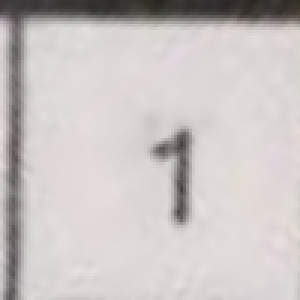
#> input picture saved_images/number_0_5.png, 100 x 100 px, found by its file name (shown 3 times larger)
$ python 'preprocess copy.py'
#> lines starting #> are read from the running program, lines starting #| are printed output that depends on the picture; after the words box and inside, x2 and y2 are one past the last pixel; in counts of white or black regions, pixels touching at a corner belong together
#> further down, image is the input picture: shape (100, 100, 3); mean B, G, R 196.5, 196.7, 202.8
import cv2
import numpy as np
import matplotlib.pyplot as plt
import math


# [48 lines left out: function preprocess, not called in this run]

def preprocess2(image):
    width = image.shape[0]
#> width = 100
    height = image.shape[1]
#> height = 100

    center = (width/2, height/2)
#> center = (50, 50)

    gray = cv2.cvtColor(image, cv2.COLOR_BGR2GRAY)
    blur = cv2.GaussianBlur(gray, (9, 9), 3)
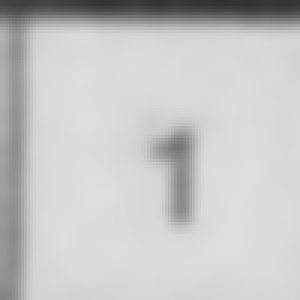
#> blur: shape (100, 100) (shown 3 times larger); min 49, max 222, mean 198.4
    tresh = cv2.adaptiveThreshold(blur, 255, cv2.ADAPTIVE_THRESH_GAUSSIAN_C, cv2.THRESH_BINARY, 11, 2)
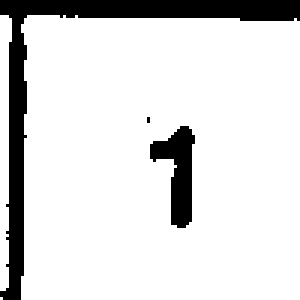
#> tresh: shape (100, 100) (shown 3 times larger); 86.5% white; 3 black regions (1 under 20 px), largest, box (x1, y1, x2, y2) and area: (0, 0, 100, 100) 1084, (50, 42, 65, 76) 265
    result = cv2.bitwise_not(tresh, tresh)
#> result: shape (100, 100); 13.5% white; 3 white regions (1 under 20 px)

    # # Remove small noise
    # kernel = np.ones((3, 3), np.uint8)
    # result = cv2.erode(result, kernel)
    # result = cv2.dilate(result, kernel)

    contours, _ = cv2.findContours(result.copy(), cv2.RETR_EXTERNAL, cv2.CHAIN_APPROX_NONE)
#> contours = 3 contours, 1 with area under 20; largest, box (x1, y1, x2, y2) and area: (0, 0, 100, 100) 884, (50, 42, 65, 76) 223

    # Remove small noise
    kernel = np.ones((3, 3), np.uint8)
    result = cv2.erode(result, kernel)
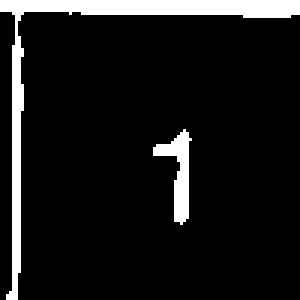
#> result: shape (100, 100) (shown 3 times larger); 9.4% white; 2 white regions, box (x1, y1, x2, y2) and area: (0, 0, 100, 100) 772, (51, 43, 64, 75) 166
    result = cv2.dilate(result, kernel)
#> result: shape (100, 100); 13.4% white; 2 white regions, box (x1, y1, x2, y2) and area: (0, 0, 100, 100) 1075, (50, 42, 65, 76) 264

    dist = []

    closest_pnt = []
    for contour in contours:
        points = []
        for point in contour:
            xa, ya = point[0]
            xb, yb = center
            distance = math.sqrt((xb - xa)**2 + (yb - ya)**2)
            points.append(distance)
        closest_pnt.append(min(points))
#> this loop made 3 passes
#> contour on pass 2: [[49, 39], [49, 40]]
#> after the loop, closest_pnt = [0, 10.05, 42.3]

    for contour in contours:
        if cv2.contourArea(contour) < 200:
            cv2.fillPoly(result, pts=[contour], color=(0,0,0))
            continue

        points = []
        for point in contour:
            xa, ya = point[0]
            xb, yb = center
            distance = math.sqrt((xb - xa)**2 + (yb - ya)**2)
            points.append(distance)

        if min(points) > min(closest_pnt):
            cv2.fillPoly(result, pts=[contour], color=(0,0,0))
            continue
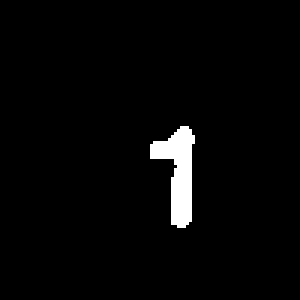
#> result: shape (100, 100) (shown 3 times larger); 2.6% white; 1 white region, box (x1, y1, x2, y2) and area: (50, 42, 65, 76) 264

    return result

image = cv2.imread('saved_images/number_0_5.png')
plt.imshow(preprocess2(image))
plt.show()

$ run again, with saved_images/number_0_0.png copied over saved_images/number_0_5.png
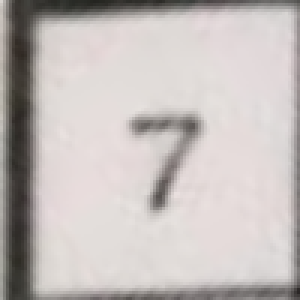
#> input picture saved_images/number_0_0.png, 100 x 100 px, found by its file name (shown 3 times larger)
#> image is the input picture: shape (100, 100, 3); mean B, G, R 187, 189.1, 195.6
#> in preprocess2, `tresh = cv2.adaptiveThreshold(blur, 255, cv2.ADAPTIVE_THRESH_GAUSSIAN_..`:
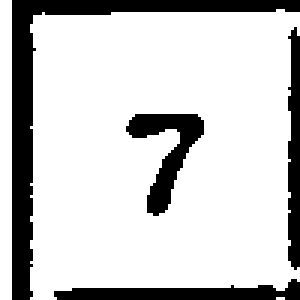
#> tresh: shape (100, 100) (shown 3 times larger); 79.9% white; 4 black regions, box (x1, y1, x2, y2) and area: (4, 0, 100, 100) 1058, (42, 38, 68, 72) 341, (18, 93, 100, 100) 331, (96, 9, 100, 90) 278
#> contours = 4 contours; box (x1, y1, x2, y2) and area: (4, 0, 100, 100) 864, (42, 38, 68, 72) 287, (18, 93, 100, 100) 246, (96, 9, 100, 90) 197
#> the loop in preprocess2, `for contour in contours:` made 4 passes
#> after the loop in preprocess2, `for contour in contours:`: closest_pnt = [46, 5, 46, 40]
#> after the loop in preprocess2, `for contour in contours:`:
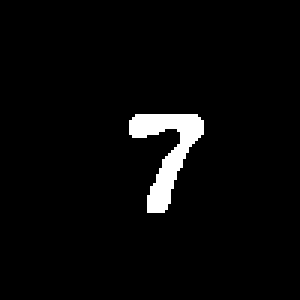
#> result: shape (100, 100) (shown 3 times larger); 3.4% white; 1 white region, box (x1, y1, x2, y2) and area: (43, 38, 68, 71) 337

$ run again, with saved_images/number_0_1.png copied over saved_images/number_0_5.png
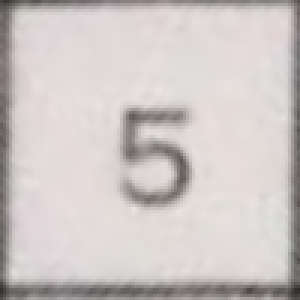
#> input picture saved_images/number_0_1.png, 100 x 100 px, found by its file name (shown 3 times larger)
#> image is the input picture: shape (100, 100, 3); mean B, G, R 198.6, 199.6, 205.9
#> in preprocess2, `tresh = cv2.adaptiveThreshold(blur, 255, cv2.ADAPTIVE_THRESH_GAUSSIAN_..`:
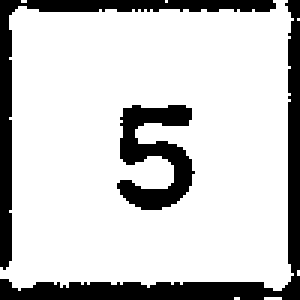
#> tresh: shape (100, 100) (shown 3 times larger); 79.6% white; 3 black regions, box (x1, y1, x2, y2) and area: (0, 0, 100, 100) 897, (0, 0, 92, 90) 655, (39, 35, 65, 70) 488
#> contours = 3 contours; box (x1, y1, x2, y2) and area: (0, 0, 100, 100) 696, (0, 0, 92, 90) 477, (39, 35, 65, 70) 406
#> the loop in preprocess2, `for contour in contours:` made 3 passes
#> after the loop in preprocess2, `for contour in contours:`: closest_pnt = [1, 44.05, 47]
#> after the loop in preprocess2, `for contour in contours:`:
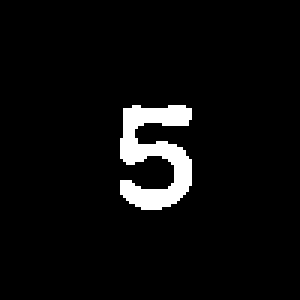
#> result: shape (100, 100) (shown 3 times larger); 4.8% white; 1 white region, box (x1, y1, x2, y2) and area: (40, 35, 64, 70) 483

$ run again, with saved_images/number_0_2.png copied over saved_images/number_0_5.png
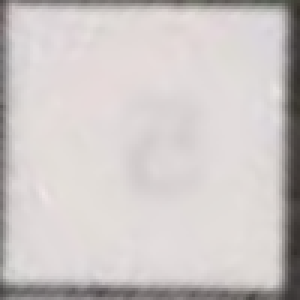
#> input picture saved_images/number_0_2.png, 100 x 100 px, found by its file name (shown 3 times larger)
#> image is the input picture: shape (100, 100, 3); mean B, G, R 198.8, 199.9, 205.6
#> in preprocess2, `tresh = cv2.adaptiveThreshold(blur, 255, cv2.ADAPTIVE_THRESH_GAUSSIAN_..`:
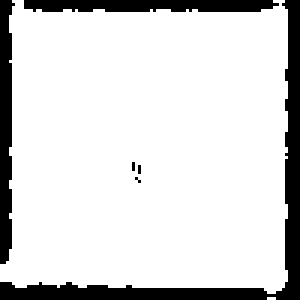
#> tresh: shape (100, 100) (shown 3 times larger); 84.9% white; 6 black regions (3 under 20 px), largest, box (x1, y1, x2, y2) and area: (0, 0, 100, 100) 861, (0, 0, 5, 88) 332, (8, 0, 93, 4) 308
#> contours = 6 contours, 3 with area under 20; largest, box (x1, y1, x2, y2) and area: (0, 0, 100, 100) 662, (0, 0, 5, 88) 242, (8, 0, 93, 4) 222
#> in preprocess2, `result = cv2.erode(result, kernel)`:
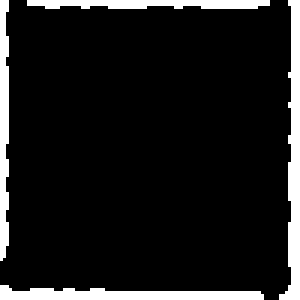
#> result: shape (100, 100) (shown 3 times larger); 10.7% white; 4 white regions, box (x1, y1, x2, y2) and area: (93, 0, 100, 100) 349, (0, 95, 88, 100) 287, (0, 0, 3, 87) 230, (9, 0, 90, 3) 205
#> the loop in preprocess2, `for contour in contours:` made 6 passes
#> contour on passes 1 to 3: [[45, 59], [46, 60]], [[46, 55], [46, 56], [46, 57], [46, 56]], [[44, 54], [44, 55], [44, 56], [44, 55]]
#> after the loop in preprocess2, `for contour in contours:`: closest_pnt = [10.3, 6.4, 7.21, 45.01, 47.01, 47.04]
